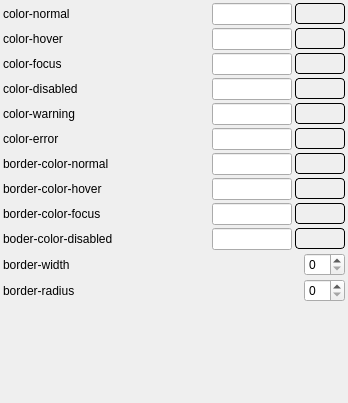
<?xml version="1.0" encoding="UTF-8"?>
<ui version="4.0">
 <class>button_input_widget</class>
 <widget class="QWidget" name="button_input_widget">
  <property name="geometry">
   <rect>
    <x>0</x>
    <y>0</y>
    <width>348</width>
    <height>403</height>
   </rect>
  </property>
  <property name="windowTitle">
   <string>Form</string>
  </property>
  <layout class="QGridLayout" name="gridLayout">
   <property name="leftMargin">
    <number>3</number>
   </property>
   <property name="topMargin">
    <number>3</number>
   </property>
   <property name="rightMargin">
    <number>3</number>
   </property>
   <property name="bottomMargin">
    <number>3</number>
   </property>
   <property name="spacing">
    <number>3</number>
   </property>
   <item row="0" column="0">
    <layout class="QHBoxLayout" name="horizontalLayout">
     <item>
      <widget class="QLabel" name="label_4">
       <property name="text">
        <string>color-normal</string>
       </property>
      </widget>
     </item>
     <item>
      <widget class="QLineEdit" name="color_normal_text">
       <property name="sizePolicy">
        <sizepolicy hsizetype="Expanding" vsizetype="Preferred">
         <horstretch>0</horstretch>
         <verstretch>0</verstretch>
        </sizepolicy>
       </property>
       <property name="maximumSize">
        <size>
         <width>80</width>
         <height>16777215</height>
        </size>
       </property>
       <property name="text">
        <string/>
       </property>
       <property name="readOnly">
        <bool>true</bool>
       </property>
      </widget>
     </item>
     <item>
      <widget class="m_sColorButton" name="color_normal_button">
       <property name="minimumSize">
        <size>
         <width>50</width>
         <height>0</height>
        </size>
       </property>
       <property name="styleSheet">
        <string notr="true">border:1px solid black;
border-radius:4px;</string>
       </property>
       <property name="text">
        <string/>
       </property>
       <property name="autoRaise">
        <bool>true</bool>
       </property>
      </widget>
     </item>
    </layout>
   </item>
   <item row="8" column="0">
    <layout class="QHBoxLayout" name="horizontalLayout_9">
     <item>
      <widget class="QLabel" name="label_12">
       <property name="text">
        <string>border-color-focus</string>
       </property>
      </widget>
     </item>
     <item>
      <widget class="QLineEdit" name="border_color_focus_text">
       <property name="sizePolicy">
        <sizepolicy hsizetype="Expanding" vsizetype="Preferred">
         <horstretch>0</horstretch>
         <verstretch>0</verstretch>
        </sizepolicy>
       </property>
       <property name="maximumSize">
        <size>
         <width>80</width>
         <height>16777215</height>
        </size>
       </property>
       <property name="text">
        <string/>
       </property>
       <property name="readOnly">
        <bool>true</bool>
       </property>
      </widget>
     </item>
     <item>
      <widget class="m_sColorButton" name="border_color_focus_button">
       <property name="minimumSize">
        <size>
         <width>50</width>
         <height>0</height>
        </size>
       </property>
       <property name="styleSheet">
        <string notr="true">border:1px solid black;
border-radius:4px;</string>
       </property>
       <property name="text">
        <string/>
       </property>
       <property name="autoRaise">
        <bool>true</bool>
       </property>
      </widget>
     </item>
    </layout>
   </item>
   <item row="3" column="0">
    <layout class="QHBoxLayout" name="horizontalLayout_4">
     <item>
      <widget class="QLabel" name="label_7">
       <property name="text">
        <string>color-disabled</string>
       </property>
      </widget>
     </item>
     <item>
      <widget class="QLineEdit" name="color_disabled_text">
       <property name="sizePolicy">
        <sizepolicy hsizetype="Expanding" vsizetype="Preferred">
         <horstretch>0</horstretch>
         <verstretch>0</verstretch>
        </sizepolicy>
       </property>
       <property name="maximumSize">
        <size>
         <width>80</width>
         <height>16777215</height>
        </size>
       </property>
       <property name="text">
        <string/>
       </property>
       <property name="readOnly">
        <bool>true</bool>
       </property>
      </widget>
     </item>
     <item>
      <widget class="m_sColorButton" name="color_disabled_button">
       <property name="minimumSize">
        <size>
         <width>50</width>
         <height>0</height>
        </size>
       </property>
       <property name="styleSheet">
        <string notr="true">border:1px solid black;
border-radius:4px;</string>
       </property>
       <property name="text">
        <string/>
       </property>
       <property name="autoRaise">
        <bool>true</bool>
       </property>
      </widget>
     </item>
    </layout>
   </item>
   <item row="11" column="0">
    <layout class="QHBoxLayout" name="horizontalLayout_13">
     <item>
      <widget class="QLabel" name="label_16">
       <property name="text">
        <string>border-radius</string>
       </property>
      </widget>
     </item>
     <item>
      <spacer name="horizontalSpacer_2">
       <property name="orientation">
        <enum>Qt::Horizontal</enum>
       </property>
       <property name="sizeHint" stdset="0">
        <size>
         <width>40</width>
         <height>20</height>
        </size>
       </property>
      </spacer>
     </item>
     <item>
      <widget class="QSpinBox" name="border_radius"/>
     </item>
    </layout>
   </item>
   <item row="6" column="0">
    <layout class="QHBoxLayout" name="horizontalLayout_7">
     <item>
      <widget class="QLabel" name="label_10">
       <property name="text">
        <string>border-color-normal</string>
       </property>
      </widget>
     </item>
     <item>
      <widget class="QLineEdit" name="border_color_normal_text">
       <property name="sizePolicy">
        <sizepolicy hsizetype="Expanding" vsizetype="Preferred">
         <horstretch>0</horstretch>
         <verstretch>0</verstretch>
        </sizepolicy>
       </property>
       <property name="maximumSize">
        <size>
         <width>80</width>
         <height>16777215</height>
        </size>
       </property>
       <property name="text">
        <string/>
       </property>
       <property name="readOnly">
        <bool>true</bool>
       </property>
      </widget>
     </item>
     <item>
      <widget class="m_sColorButton" name="border_color_normal_button">
       <property name="minimumSize">
        <size>
         <width>50</width>
         <height>0</height>
        </size>
       </property>
       <property name="styleSheet">
        <string notr="true">border:1px solid black;
border-radius:4px;</string>
       </property>
       <property name="text">
        <string/>
       </property>
       <property name="autoRaise">
        <bool>true</bool>
       </property>
      </widget>
     </item>
    </layout>
   </item>
   <item row="1" column="0">
    <layout class="QHBoxLayout" name="horizontalLayout_2">
     <item>
      <widget class="QLabel" name="label_5">
       <property name="text">
        <string>color-hover</string>
       </property>
      </widget>
     </item>
     <item>
      <widget class="QLineEdit" name="color_hover_text">
       <property name="sizePolicy">
        <sizepolicy hsizetype="Expanding" vsizetype="Preferred">
         <horstretch>0</horstretch>
         <verstretch>0</verstretch>
        </sizepolicy>
       </property>
       <property name="maximumSize">
        <size>
         <width>80</width>
         <height>16777215</height>
        </size>
       </property>
       <property name="text">
        <string/>
       </property>
       <property name="readOnly">
        <bool>true</bool>
       </property>
      </widget>
     </item>
     <item>
      <widget class="m_sColorButton" name="color_hover_button">
       <property name="minimumSize">
        <size>
         <width>50</width>
         <height>0</height>
        </size>
       </property>
       <property name="styleSheet">
        <string notr="true">border:1px solid black;
border-radius:4px;</string>
       </property>
       <property name="text">
        <string/>
       </property>
       <property name="autoRaise">
        <bool>true</bool>
       </property>
      </widget>
     </item>
    </layout>
   </item>
   <item row="2" column="0">
    <layout class="QHBoxLayout" name="horizontalLayout_3">
     <item>
      <widget class="QLabel" name="label_6">
       <property name="text">
        <string>color-focus</string>
       </property>
      </widget>
     </item>
     <item>
      <widget class="QLineEdit" name="color_focus_text">
       <property name="sizePolicy">
        <sizepolicy hsizetype="Expanding" vsizetype="Preferred">
         <horstretch>0</horstretch>
         <verstretch>0</verstretch>
        </sizepolicy>
       </property>
       <property name="maximumSize">
        <size>
         <width>80</width>
         <height>16777215</height>
        </size>
       </property>
       <property name="text">
        <string/>
       </property>
       <property name="readOnly">
        <bool>true</bool>
       </property>
      </widget>
     </item>
     <item>
      <widget class="m_sColorButton" name="color_focus_button">
       <property name="minimumSize">
        <size>
         <width>50</width>
         <height>0</height>
        </size>
       </property>
       <property name="styleSheet">
        <string notr="true">border:1px solid black;
border-radius:4px;</string>
       </property>
       <property name="text">
        <string/>
       </property>
       <property name="autoRaise">
        <bool>true</bool>
       </property>
      </widget>
     </item>
    </layout>
   </item>
   <item row="4" column="0">
    <layout class="QHBoxLayout" name="horizontalLayout_5">
     <item>
      <widget class="QLabel" name="label_8">
       <property name="text">
        <string>color-warning</string>
       </property>
      </widget>
     </item>
     <item>
      <widget class="QLineEdit" name="color_warning_text">
       <property name="sizePolicy">
        <sizepolicy hsizetype="Expanding" vsizetype="Preferred">
         <horstretch>0</horstretch>
         <verstretch>0</verstretch>
        </sizepolicy>
       </property>
       <property name="maximumSize">
        <size>
         <width>80</width>
         <height>16777215</height>
        </size>
       </property>
       <property name="text">
        <string/>
       </property>
       <property name="readOnly">
        <bool>true</bool>
       </property>
      </widget>
     </item>
     <item>
      <widget class="m_sColorButton" name="color_warning_button">
       <property name="minimumSize">
        <size>
         <width>50</width>
         <height>0</height>
        </size>
       </property>
       <property name="styleSheet">
        <string notr="true">border:1px solid black;
border-radius:4px;</string>
       </property>
       <property name="text">
        <string/>
       </property>
       <property name="autoRaise">
        <bool>true</bool>
       </property>
      </widget>
     </item>
    </layout>
   </item>
   <item row="7" column="0">
    <layout class="QHBoxLayout" name="horizontalLayout_8">
     <item>
      <widget class="QLabel" name="label_11">
       <property name="text">
        <string>border-color-hover</string>
       </property>
      </widget>
     </item>
     <item>
      <widget class="QLineEdit" name="border_color_hover_text">
       <property name="sizePolicy">
        <sizepolicy hsizetype="Expanding" vsizetype="Preferred">
         <horstretch>0</horstretch>
         <verstretch>0</verstretch>
        </sizepolicy>
       </property>
       <property name="maximumSize">
        <size>
         <width>80</width>
         <height>16777215</height>
        </size>
       </property>
       <property name="text">
        <string/>
       </property>
       <property name="readOnly">
        <bool>true</bool>
       </property>
      </widget>
     </item>
     <item>
      <widget class="m_sColorButton" name="border_color_hover_button">
       <property name="minimumSize">
        <size>
         <width>50</width>
         <height>0</height>
        </size>
       </property>
       <property name="styleSheet">
        <string notr="true">border:1px solid black;
border-radius:4px;</string>
       </property>
       <property name="text">
        <string/>
       </property>
       <property name="autoRaise">
        <bool>true</bool>
       </property>
      </widget>
     </item>
    </layout>
   </item>
   <item row="10" column="0">
    <layout class="QHBoxLayout" name="horizontalLayout_12">
     <item>
      <widget class="QLabel" name="label_15">
       <property name="text">
        <string>border-width</string>
       </property>
      </widget>
     </item>
     <item>
      <spacer name="horizontalSpacer">
       <property name="orientation">
        <enum>Qt::Horizontal</enum>
       </property>
       <property name="sizeHint" stdset="0">
        <size>
         <width>40</width>
         <height>20</height>
        </size>
       </property>
      </spacer>
     </item>
     <item>
      <widget class="QSpinBox" name="border_width"/>
     </item>
    </layout>
   </item>
   <item row="9" column="0">
    <layout class="QHBoxLayout" name="horizontalLayout_10">
     <item>
      <widget class="QLabel" name="label_13">
       <property name="text">
        <string>boder-color-disabled</string>
       </property>
      </widget>
     </item>
     <item>
      <widget class="QLineEdit" name="border_color_diabled_text">
       <property name="sizePolicy">
        <sizepolicy hsizetype="Expanding" vsizetype="Preferred">
         <horstretch>0</horstretch>
         <verstretch>0</verstretch>
        </sizepolicy>
       </property>
       <property name="maximumSize">
        <size>
         <width>80</width>
         <height>16777215</height>
        </size>
       </property>
       <property name="text">
        <string/>
       </property>
       <property name="readOnly">
        <bool>true</bool>
       </property>
      </widget>
     </item>
     <item>
      <widget class="m_sColorButton" name="border_color_diabled_button">
       <property name="minimumSize">
        <size>
         <width>50</width>
         <height>0</height>
        </size>
       </property>
       <property name="styleSheet">
        <string notr="true">border:1px solid black;
border-radius:4px;</string>
       </property>
       <property name="text">
        <string/>
       </property>
       <property name="autoRaise">
        <bool>true</bool>
       </property>
      </widget>
     </item>
    </layout>
   </item>
   <item row="5" column="0">
    <layout class="QHBoxLayout" name="horizontalLayout_6">
     <item>
      <widget class="QLabel" name="label_9">
       <property name="text">
        <string>color-error</string>
       </property>
      </widget>
     </item>
     <item>
      <widget class="QLineEdit" name="color_error_text">
       <property name="sizePolicy">
        <sizepolicy hsizetype="Expanding" vsizetype="Preferred">
         <horstretch>0</horstretch>
         <verstretch>0</verstretch>
        </sizepolicy>
       </property>
       <property name="maximumSize">
        <size>
         <width>80</width>
         <height>16777215</height>
        </size>
       </property>
       <property name="text">
        <string/>
       </property>
       <property name="readOnly">
        <bool>true</bool>
       </property>
      </widget>
     </item>
     <item>
      <widget class="m_sColorButton" name="color_error_button">
       <property name="minimumSize">
        <size>
         <width>50</width>
         <height>0</height>
        </size>
       </property>
       <property name="styleSheet">
        <string notr="true">border:1px solid black;
border-radius:4px;</string>
       </property>
       <property name="text">
        <string/>
       </property>
       <property name="autoRaise">
        <bool>true</bool>
       </property>
      </widget>
     </item>
    </layout>
   </item>
   <item row="12" column="0">
    <spacer name="verticalSpacer">
     <property name="orientation">
      <enum>Qt::Vertical</enum>
     </property>
     <property name="sizeHint" stdset="0">
      <size>
       <width>20</width>
       <height>40</height>
      </size>
     </property>
    </spacer>
   </item>
  </layout>
 </widget>
 <customwidgets>
  <customwidget>
   <class>m_sColorButton</class>
   <extends>QToolButton</extends>
   <header>m_scolorbutton.h</header>
  </customwidget>
 </customwidgets>
 <resources/>
 <connections/>
</ui>
